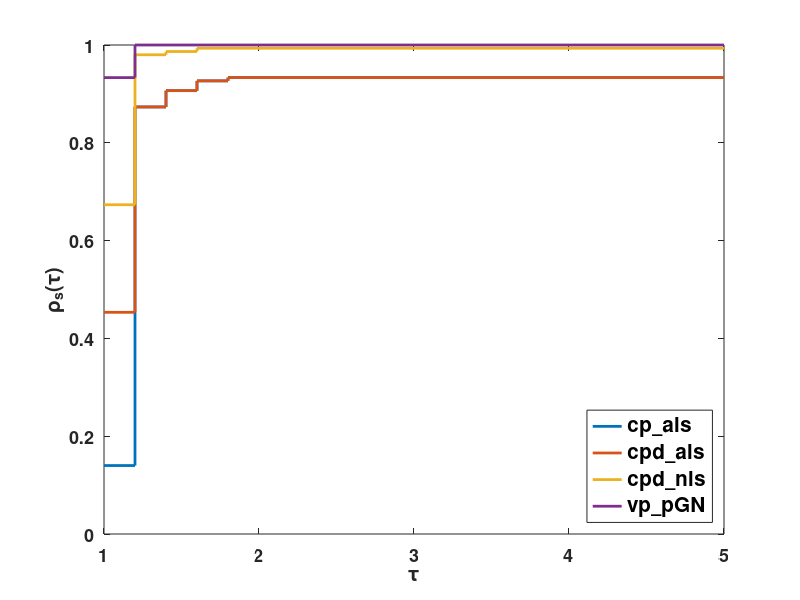

MATLAB code for this plot: (Note: this script raises an error after producing the figure.)
clc; clear all; close all;

R=[
% r=1
0.5781    0.5781    0.5781    0.5781
0.5905    0.5905    0.5905    0.5905
0.3814    0.3814    0.3814    0.3814
0.8112    0.8112    0.7448    0.7448
0.5423    0.5423    0.5423    0.5423
0.7066    0.7066    0.7066    0.7066
0.3948    0.3948    0.3948    0.3948
0.4112    0.4112    0.4112    0.4112
0.3485    0.3485    0.3485    0.3485
0.4005    0.4005    0.4005    0.4005
% r=2
0.2718    0.2718    0.2718    0.2718
0.2294    0.2294    0.2294    0.2294
0.2161    0.2159    0.2159    0.2159
0.4663    0.4663    0.4663    0.4663
0.3708    0.3707    0.3707    0.3707
0.4245    0.4244    0.4244    0.4244
0.2723    0.2722    0.2722    0.2722
0.3414    0.3413    0.3413    0.3413
0.4565    0.4564    0.4564    0.4564
0.2098    0.2098    0.2098    0.2098
% r=3
0.2200    0.2198    0.2200    0.2198
0.2725    0.2725    0.2725    0.2725
0.2088    0.2087    0.2087    0.2087
0.3550    0.3549    0.3549    0.3549
0.2111    0.2108    0.2108    0.2108
0.2535    0.2534    0.2534    0.2534
0.2990    0.2988    0.2978    0.2978
0.2599    0.2599    0.2599    0.2599
0.1858    0.1857    0.1857    0.1857
0.3174    0.3172    0.3172    0.3172
% r=4
0.1953    0.1952    0.1952    0.1952
0.1670    0.1669    0.1824    0.1669
0.2407    0.2405    0.2438    0.2405
0.2559    0.2557    0.2557    0.2557
0.2683    0.2683    0.2730    0.2772
0.2407    0.2407    0.2407    0.2407
0.1632    0.1631    0.1631    0.1631
0.0976    0.0975    0.0975    0.0975
0.0956    0.0955    0.0953    0.0953
0.2053    0.2052    0.2052    0.2052
% r=5    
0.1866    0.1866    0.1870    0.1866
0.1115    0.1112    0.1111    0.1111
0.2329    0.2326    0.2366    0.2322
0.0997    0.0996    0.0996    0.0996
0.2009    0.2007    0.2009    0.2006
0.1828    0.1820    0.1820    0.1820
0.1899    0.1897    0.1963    0.1897
0.2027    0.2025    0.2128    0.2025
0.1296    0.1288    0.1312    0.1288
0.1663    0.1663    0.1663    0.1663  
% r=6
0.0907    0.0902    0.0928    0.0898
0.1388    0.1386    0.1386    0.1386
0.1340    0.1337    0.1337    0.1337
0.0891    0.0890    0.0890    0.0890
0.1693    0.1693    0.1720    0.1687
0.1575    0.1570    0.1570    0.1565
0.1750    0.1743    0.1812    0.1731
0.1322    0.1322    0.1322    0.1322
0.1282    0.1279    0.1431    0.1277
0.1483    0.1481    0.1481    0.1481
% r=7
0.1728    0.1726    0.1739    0.1739
0.1168    0.1167    0.1511    0.1167
0.0921    0.0919    0.0915    0.0911
0.1037    0.1033    0.1137    0.1008
0.1330    0.1329    0.1355    0.1323
0.1215    0.1199    0.1209    0.1194
0.1120    0.1118    0.1122    0.1118
0.0820    0.0819    0.0855    0.0820
0.1242    0.1241    0.1241    0.1241
0.0901    0.0899    0.0893    0.0893
% r=8
0.0559    0.0558    0.0559    0.0557
0.0668    0.0666    0.0664    0.0664
0.1377    0.1374    0.1374    0.1373
0.0887    0.0886    0.0886    0.0886
0.0950    0.0950    0.0942    0.0942
0.1028    0.1028    0.1027    0.1027
0.1150    0.1148    0.1137    0.1137
0.1079    0.1070    0.1069    0.1069
0.1099    0.1092    0.1096    0.1091
0.0845    0.0844    0.0844    0.0844
% r=9
0.1159    0.1159    0.1130    0.1133
0.0460    0.0457    0.0444    0.0457
0.1217    0.1214    0.1244    0.1214
0.0792    0.0792    0.0783    0.0783
0.0899    0.0898    0.0898    0.0898
0.0816    0.0815    0.0822    0.0815
0.0512    0.0511    0.0510    0.0510
0.1025    0.1020    0.1018    0.0987
0.0604    0.0599    0.0586    0.0561
0.0883    0.0882    0.0881    0.0881
% r=10  
0.0637    0.0636    0.0630    0.0630
0.0451    0.0450    0.0441    0.0441
0.0862    0.0862    0.0861    0.0861
0.0310    0.0309    0.0316    0.0306
0.0974    0.0973    0.1012    0.0972
0.0902    0.0902    0.0790    0.0776
0.0682    0.0676    0.0680    0.0676
0.1027    0.1021    0.1011    0.1011
0.0656    0.0656    0.0628    0.0626
0.0422    0.0422    0.0408    0.0408
% r=11
0.0631    0.0629    0.0629    0.0629
0.0494    0.0492    0.0492    0.0492
0.0639    0.0639    0.0588    0.0588
0.0676    0.0672    0.0675    0.0670
0.0552    0.0550    0.0544    0.0526
0.0700    0.0699    0.0723    0.0723
0.0833    0.0832    0.0826    0.0826
0.0755    0.0755    0.0757    0.0705
0.0354    0.0354    0.0353    0.0353
0.0463    0.0463    0.0439    0.0437
% r=12
0.0472    0.0472    0.0363    0.0363
0.0171    0.0170    0.0170    0.0193
0.0533    0.0531    0.0520    0.0520
0.0423    0.0422    0.0399    0.0399
0.0536    0.0533    0.0435    0.0435
0.0483    0.0483    0.0479    0.0492
0.0849    0.0846    0.0844    0.0844
0.0234    0.0232    0.0234    0.0199
0.0527    0.0523    0.0523    0.0523
0.0404    0.0403    0.0403    0.0403
% r=13
0.0257    0.0256    0.0268    0.0256
0.0235    0.0235    0.0248    0.0248
0.0511    0.0511    0.0500    0.0499
0.0394    0.0394    0.0291    0.0291
0.0298    0.0296    0.0291    0.0291
0.0210    0.0203    0.0136    0.0136
0.0237    0.0234    0.0150    0.0150
0.0270    0.0267    0.0174    0.0174
0.0339    0.0339    0.0251    0.0251
0.0370    0.0370    0.0326    0.0352
% r=14
0.0140    0.0140    0.0126    0.0126
0.0152    0.0151    0.0182    0.0127
0.0261    0.0261    0.0171    0.0162
0.0207    0.0205    0.0230    0.0203
0.0251    0.0247    0.0225    0.0225
0.0275    0.0275    0.0245    0.0245
0.0189    0.0189    0.0181    0.0181
0.0151    0.0151    0.0132    0.0113
0.0385    0.0385    0.0355    0.0355
0.0160    0.0160    0.0156    0.0156
% r=15    
0.0195    0.0195    0.0000    0.0000
0.0272    0.0272    0.0000    0.0000
0.0119    0.0119    0.0000    0.0000
0.0282    0.0282    0.0000    0.0000
0.0224    0.0224    0.0000    0.0000
0.0201    0.0201    0.0000    0.0000
0.0047    0.0047    0.0000    0.0000
0.0109    0.0109    0.0000    0.0000
0.0166    0.0166    0.0000    0.0000
0.0063    0.0063    0.0029    0.0000
]+0.0001;


%%%%%%% plot
% Step 1
best = min(R,[],2);

fprintf("--------------- best vector --------------------\n");
%disp(best);
ratio = R ./ best;
disp(max(ratio(:)));
% fprintf("--------------- ratio matrix --------------------\n");
% disp(size(ratio));
% disp(ratio);

% Step 2
tau = 1:0.2:5;
%tau = 1:0.001:1.05;
%tau = linspace(1,1.05,500);

% Step 3
[np,ns] = size(ratio);
rho = zeros(length(tau),ns);

for s = 1:ns
    for k = 1:length(tau)
        rho(k,s) = mean(ratio(:,s) <= tau(k));
    end
end

disp(rho);
% Step 4
figure
stairs(tau,rho,'LineWidth',2)

% grid on
% box on

xlabel('\tau','FontSize',20,'FontWeight','bold')
ylabel('\rho_s(\tau)','FontSize',20,'FontWeight','bold')
set(gca,'FontSize',13,'FontWeight','bold');
legend('cp\_als','cpd\_als','cpd\_nls','vp\_pGN',...
       'FontSize', 15,'FontWeight', 'bold','Location','southeast')

xlim([1,5])
ylim([0,1])

ax = gca;
outerpos = ax.OuterPosition;
ti = ax.TightInset; 
left = outerpos(1) + ti(1);
bottom = outerpos(2) + ti(2);
ax_width = outerpos(3) - ti(1) - ti(3);
ax_height = outerpos(4) - 1.1*ti(2) -1.1* ti(4);
ax.Position = [left bottom ax_width ax_height];

fig = gcf;
fig.PaperPositionMode = 'auto'
fig_pos = fig.PaperPosition;
fig.PaperSize = [fig_pos(3) fig_pos(4)];

print(fig,'k-1','-dpdf') 
